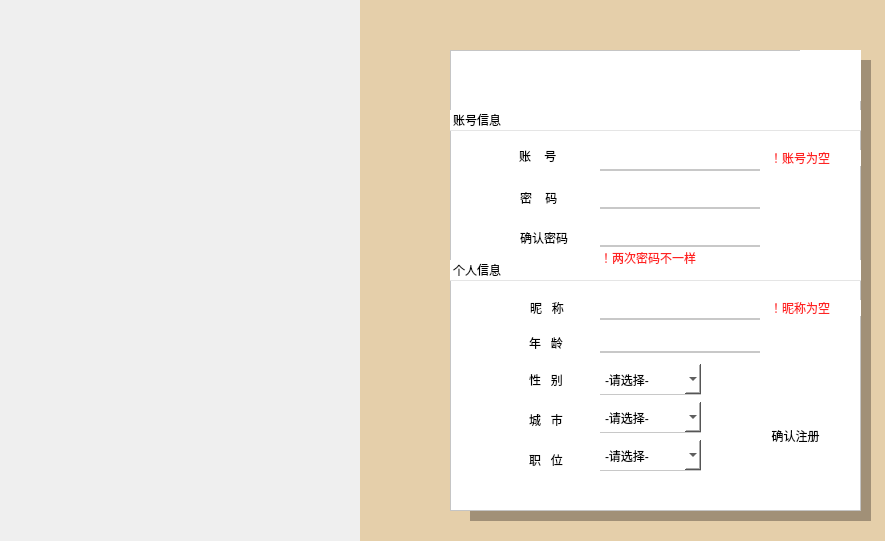
<?xml version="1.0" encoding="UTF-8"?>
<ui version="4.0">
 <class>Register</class>
 <widget class="QDialog" name="Register">
  <property name="geometry">
   <rect>
    <x>0</x>
    <y>0</y>
    <width>885</width>
    <height>541</height>
   </rect>
  </property>
  <property name="windowTitle">
   <string>Dialog</string>
  </property>
  <property name="styleSheet">
   <string notr="true">

QPushButton
{
 border:one;
font: normal 18px &quot;楷体&quot;;
color: rgb(76, 76, 76);
}


QLabel
{
	font: normal 15px &quot;Microsoft YaHei&quot;;
}
QLabel#label_9
{
	border:none;
	border-bottom:1px solid rgb(229,229,229);
	font: normal 18px &quot;Microsoft YaHei&quot;;
	color: rgb(193,193,193);
}
QLabel#label_10
{
	border:none;
	border-bottom:1px solid rgb(229,229,229);
	font: normal 18px &quot;Microsoft YaHei&quot;;
	color: rgb(193,193,193);
}
QPushButton#btnMin:hover
{
 
	background-color: rgba(204, 204, 204,100);
}
QPushButton#btnClose:hover
{
 
	background-color: rgb(255, 84, 57);
}
QPushButton#pushButton:hover
{
	background-color: rgba(229, 207, 170, 100);
	border-radius:10px;

}


QLineEdit
{
	border:none;
	border-bottom:2px solid rgb(200,200,200);

	font: normal 18px &quot;楷体&quot;;
	color: rgb(193,193,193);



}
QLineEdit:hover
{
	border-bottom:1px solid rgb(193,193,193);

}
QLineEdit:focus
{
	border-bottom:1px solid rgb(18,183,245);

}
QComboBox
{
	border:none;
	border-bottom:1px solid rgb(200,200,200);
	font:normal 12px &quot;Microsoft YaHei&quot;;
}
QComboBox:hover
{
	
	border-bottom:1px solid rgb(193,193,193);
	font:normal 12px &quot;Microsoft YaHei&quot;;
}

QComboBox::drop-down
{
	min-width:25px;
	
	
	border-image: url(:/imge_login/drop-down.png);

}
QComboBox::drop-down:hover
{
	min-width:25px;
	
	
	
	border-image: url(:/imge_login/drop-down-hover.png);

}
QScrollBar:horizontal{

       width:8px; 

       padding-top:0px;

       padding-bottom:0px;

       padding-right:0px;

       padding-left:0px;

       background: #000000;

       border-radius:100px;

}

QScrollBar::handle:horizontal{

       background:#E5E5E5;

       width:8px;

       border: 0px solid #E5E5E5;

       min-height:20px;

       border-radius:100px;

}

QScrollBar::handle:horizontal:normal{

       background:#F5F5F5;

       width:8px;

       border: 0px solid #E5E5E5;

       border-radius:100px;

}

QScrollBar::handle:horizontal:hover{

       background:#E6E6E6;

       width:8px;

       border: 0px solid #E5E5E5;

       border-radius:100px;

}

QScrollBar::handle:horizontal:pressed{

       background:#CCCCCC;

       width:8px;

       border: 0px solid #E5E5E5;

       border-radius:100px;

}   
QLabel#label_7
{
	color: rgb(0,0,0);
	font:normal 10px &quot;Microsoft YaHei&quot;;
}
QLabel#label_8
{
	color: rgb(0,0,0);
	font:normal 10px &quot;Microsoft YaHei&quot;;
}
QLabel#label_16
{
	color: rgb(0,0,0);
	font:normal 10px &quot;Microsoft YaHei&quot;;
}</string>
  </property>
  <widget class="QFrame" name="frame">
   <property name="geometry">
    <rect>
     <x>450</x>
     <y>50</y>
     <width>411</width>
     <height>461</height>
    </rect>
   </property>
   <property name="styleSheet">
    <string notr="true">background-color: rgb(255, 255, 255);
</string>
   </property>
   <property name="frameShape">
    <enum>QFrame::StyledPanel</enum>
   </property>
   <property name="frameShadow">
    <enum>QFrame::Raised</enum>
   </property>
   <widget class="QComboBox" name="comboBox_3">
    <property name="geometry">
     <rect>
      <x>150</x>
      <y>390</y>
      <width>101</width>
      <height>31</height>
     </rect>
    </property>
    <property name="minimumSize">
     <size>
      <width>101</width>
      <height>31</height>
     </size>
    </property>
    <item>
     <property name="text">
      <string>-请选择-</string>
     </property>
    </item>
    <item>
     <property name="text">
      <string>教师</string>
     </property>
    </item>
    <item>
     <property name="text">
      <string>学生</string>
     </property>
    </item>
    <item>
     <property name="text">
      <string>公务员</string>
     </property>
    </item>
    <item>
     <property name="text">
      <string>律师/法务</string>
     </property>
    </item>
    <item>
     <property name="text">
      <string>计算机/通信</string>
     </property>
    </item>
    <item>
     <property name="text">
      <string>广告/传媒</string>
     </property>
    </item>
    <item>
     <property name="text">
      <string>医疗/护理</string>
     </property>
    </item>
    <item>
     <property name="text">
      <string>其他</string>
     </property>
    </item>
   </widget>
   <widget class="QComboBox" name="comboBox_2">
    <property name="geometry">
     <rect>
      <x>150</x>
      <y>352</y>
      <width>101</width>
      <height>31</height>
     </rect>
    </property>
    <property name="minimumSize">
     <size>
      <width>101</width>
      <height>31</height>
     </size>
    </property>
    <property name="maximumSize">
     <size>
      <width>101</width>
      <height>16777215</height>
     </size>
    </property>
    <item>
     <property name="text">
      <string>-请选择-</string>
     </property>
    </item>
    <item>
     <property name="text">
      <string>北京</string>
     </property>
    </item>
    <item>
     <property name="text">
      <string>天津</string>
     </property>
    </item>
    <item>
     <property name="text">
      <string>河北</string>
     </property>
    </item>
    <item>
     <property name="text">
      <string>辽宁</string>
     </property>
    </item>
    <item>
     <property name="text">
      <string>吉林</string>
     </property>
    </item>
    <item>
     <property name="text">
      <string>黑龙江</string>
     </property>
    </item>
    <item>
     <property name="text">
      <string>山东</string>
     </property>
    </item>
    <item>
     <property name="text">
      <string>江苏</string>
     </property>
    </item>
    <item>
     <property name="text">
      <string>上海</string>
     </property>
    </item>
    <item>
     <property name="text">
      <string>浙江</string>
     </property>
    </item>
    <item>
     <property name="text">
      <string>安徽</string>
     </property>
    </item>
    <item>
     <property name="text">
      <string>福建</string>
     </property>
    </item>
    <item>
     <property name="text">
      <string>江西</string>
     </property>
    </item>
    <item>
     <property name="text">
      <string>广东</string>
     </property>
    </item>
    <item>
     <property name="text">
      <string>广西</string>
     </property>
    </item>
    <item>
     <property name="text">
      <string>海南</string>
     </property>
    </item>
    <item>
     <property name="text">
      <string>河南</string>
     </property>
    </item>
    <item>
     <property name="text">
      <string>湖南</string>
     </property>
    </item>
    <item>
     <property name="text">
      <string>湖北</string>
     </property>
    </item>
    <item>
     <property name="text">
      <string>山西</string>
     </property>
    </item>
    <item>
     <property name="text">
      <string>内蒙古</string>
     </property>
    </item>
    <item>
     <property name="text">
      <string>宁夏</string>
     </property>
    </item>
    <item>
     <property name="text">
      <string>青海</string>
     </property>
    </item>
    <item>
     <property name="text">
      <string>陕西</string>
     </property>
    </item>
    <item>
     <property name="text">
      <string>甘肃</string>
     </property>
    </item>
    <item>
     <property name="text">
      <string>新疆</string>
     </property>
    </item>
    <item>
     <property name="text">
      <string>四川</string>
     </property>
    </item>
    <item>
     <property name="text">
      <string>贵州</string>
     </property>
    </item>
    <item>
     <property name="text">
      <string>云南</string>
     </property>
    </item>
    <item>
     <property name="text">
      <string>重庆</string>
     </property>
    </item>
    <item>
     <property name="text">
      <string>西藏</string>
     </property>
    </item>
    <item>
     <property name="text">
      <string>香港</string>
     </property>
    </item>
    <item>
     <property name="text">
      <string>澳门</string>
     </property>
    </item>
    <item>
     <property name="text">
      <string>台湾</string>
     </property>
    </item>
   </widget>
   <widget class="QLabel" name="label_2">
    <property name="geometry">
     <rect>
      <x>70</x>
      <y>140</y>
      <width>64</width>
      <height>16</height>
     </rect>
    </property>
    <property name="text">
     <string>密    码</string>
    </property>
   </widget>
   <widget class="QLabel" name="label_12">
    <property name="geometry">
     <rect>
      <x>79</x>
      <y>322</y>
      <width>48</width>
      <height>16</height>
     </rect>
    </property>
    <property name="text">
     <string>性   别</string>
    </property>
   </widget>
   <widget class="QLabel" name="label_10">
    <property name="geometry">
     <rect>
      <x>0</x>
      <y>210</y>
      <width>411</width>
      <height>21</height>
     </rect>
    </property>
    <property name="styleSheet">
     <string notr="true">color: rgb(0,0,0);</string>
    </property>
    <property name="text">
     <string>个人信息</string>
    </property>
   </widget>
   <widget class="QLabel" name="label_6">
    <property name="geometry">
     <rect>
      <x>350</x>
      <y>0</y>
      <width>61</width>
      <height>51</height>
     </rect>
    </property>
    <property name="styleSheet">
     <string notr="true"/>
    </property>
    <property name="text">
     <string/>
    </property>
    <property name="pixmap">
     <pixmap>:/new/prefix1/owl.png</pixmap>
    </property>
   </widget>
   <widget class="QLabel" name="label_3">
    <property name="geometry">
     <rect>
      <x>70</x>
      <y>180</y>
      <width>64</width>
      <height>16</height>
     </rect>
    </property>
    <property name="text">
     <string>确认密码</string>
    </property>
   </widget>
   <widget class="QLabel" name="label_9">
    <property name="geometry">
     <rect>
      <x>0</x>
      <y>60</y>
      <width>411</width>
      <height>21</height>
     </rect>
    </property>
    <property name="styleSheet">
     <string notr="true">color: rgb(0,0,0);</string>
    </property>
    <property name="text">
     <string>账号信息</string>
    </property>
   </widget>
   <widget class="QLabel" name="label_13">
    <property name="geometry">
     <rect>
      <x>79</x>
      <y>402</y>
      <width>71</width>
      <height>16</height>
     </rect>
    </property>
    <property name="text">
     <string>职   位</string>
    </property>
   </widget>
   <widget class="QLabel" name="label">
    <property name="geometry">
     <rect>
      <x>69</x>
      <y>98</y>
      <width>64</width>
      <height>16</height>
     </rect>
    </property>
    <property name="text">
     <string>账    号</string>
    </property>
   </widget>
   <widget class="QLabel" name="label_5">
    <property name="geometry">
     <rect>
      <x>79</x>
      <y>362</y>
      <width>48</width>
      <height>16</height>
     </rect>
    </property>
    <property name="text">
     <string>城   市</string>
    </property>
   </widget>
   <widget class="QComboBox" name="comboBox">
    <property name="geometry">
     <rect>
      <x>150</x>
      <y>314</y>
      <width>101</width>
      <height>31</height>
     </rect>
    </property>
    <property name="minimumSize">
     <size>
      <width>101</width>
      <height>31</height>
     </size>
    </property>
    <property name="currentText">
     <string>-请选择-</string>
    </property>
    <item>
     <property name="text">
      <string>-请选择-</string>
     </property>
    </item>
    <item>
     <property name="text">
      <string>男</string>
     </property>
    </item>
    <item>
     <property name="text">
      <string>女</string>
     </property>
    </item>
   </widget>
   <widget class="QLabel" name="label_11">
    <property name="geometry">
     <rect>
      <x>80</x>
      <y>250</y>
      <width>48</width>
      <height>16</height>
     </rect>
    </property>
    <property name="text">
     <string>昵   称</string>
    </property>
   </widget>
   <widget class="QLineEdit" name="lineEdit">
    <property name="geometry">
     <rect>
      <x>150</x>
      <y>276</y>
      <width>160</width>
      <height>27</height>
     </rect>
    </property>
    <property name="minimumSize">
     <size>
      <width>160</width>
      <height>27</height>
     </size>
    </property>
    <property name="styleSheet">
     <string notr="true">color: rgb(0,0,0);</string>
    </property>
   </widget>
   <widget class="QLineEdit" name="lineEdit_5">
    <property name="geometry">
     <rect>
      <x>150</x>
      <y>243</y>
      <width>160</width>
      <height>27</height>
     </rect>
    </property>
    <property name="minimumSize">
     <size>
      <width>160</width>
      <height>27</height>
     </size>
    </property>
    <property name="maximumSize">
     <size>
      <width>160</width>
      <height>27</height>
     </size>
    </property>
    <property name="styleSheet">
     <string notr="true">color: rgb(0,0,0);</string>
    </property>
   </widget>
   <widget class="QLabel" name="label_4">
    <property name="geometry">
     <rect>
      <x>79</x>
      <y>282</y>
      <width>51</width>
      <height>21</height>
     </rect>
    </property>
    <property name="text">
     <string>年   龄</string>
    </property>
   </widget>
   <widget class="QLineEdit" name="lineEdit_2">
    <property name="geometry">
     <rect>
      <x>150</x>
      <y>94</y>
      <width>160</width>
      <height>27</height>
     </rect>
    </property>
    <property name="minimumSize">
     <size>
      <width>160</width>
      <height>27</height>
     </size>
    </property>
    <property name="maximumSize">
     <size>
      <width>160</width>
      <height>27</height>
     </size>
    </property>
    <property name="styleSheet">
     <string notr="true">color: rgb(0,0,0);</string>
    </property>
    <property name="inputMask">
     <string/>
    </property>
    <property name="text">
     <string/>
    </property>
    <property name="placeholderText">
     <string/>
    </property>
   </widget>
   <widget class="QLineEdit" name="lineEdit_3">
    <property name="geometry">
     <rect>
      <x>150</x>
      <y>132</y>
      <width>160</width>
      <height>27</height>
     </rect>
    </property>
    <property name="minimumSize">
     <size>
      <width>160</width>
      <height>27</height>
     </size>
    </property>
    <property name="maximumSize">
     <size>
      <width>160</width>
      <height>27</height>
     </size>
    </property>
    <property name="styleSheet">
     <string notr="true">color: rgb(0,0,0);</string>
    </property>
    <property name="echoMode">
     <enum>QLineEdit::Password</enum>
    </property>
   </widget>
   <widget class="QLineEdit" name="lineEdit_4">
    <property name="geometry">
     <rect>
      <x>150</x>
      <y>170</y>
      <width>160</width>
      <height>27</height>
     </rect>
    </property>
    <property name="minimumSize">
     <size>
      <width>160</width>
      <height>27</height>
     </size>
    </property>
    <property name="maximumSize">
     <size>
      <width>160</width>
      <height>27</height>
     </size>
    </property>
    <property name="styleSheet">
     <string notr="true">color: rgb(0,0,0);</string>
    </property>
    <property name="echoMode">
     <enum>QLineEdit::Password</enum>
    </property>
   </widget>
   <widget class="QLabel" name="label_7">
    <property name="geometry">
     <rect>
      <x>150</x>
      <y>200</y>
      <width>121</width>
      <height>16</height>
     </rect>
    </property>
    <property name="styleSheet">
     <string notr="true">color: rgb(255, 34, 34);</string>
    </property>
    <property name="text">
     <string>！两次密码不一样</string>
    </property>
   </widget>
   <widget class="QLabel" name="label_8">
    <property name="geometry">
     <rect>
      <x>320</x>
      <y>100</y>
      <width>121</width>
      <height>16</height>
     </rect>
    </property>
    <property name="styleSheet">
     <string notr="true">color: rgb(255, 34, 34);</string>
    </property>
    <property name="text">
     <string>！账号为空</string>
    </property>
   </widget>
   <widget class="QLabel" name="label_16">
    <property name="geometry">
     <rect>
      <x>320</x>
      <y>250</y>
      <width>121</width>
      <height>16</height>
     </rect>
    </property>
    <property name="styleSheet">
     <string notr="true">color: rgb(255, 34, 34);</string>
    </property>
    <property name="text">
     <string>！昵称为空</string>
    </property>
   </widget>
   <zorder>comboBox_3</zorder>
   <zorder>comboBox_2</zorder>
   <zorder>label_2</zorder>
   <zorder>label_12</zorder>
   <zorder>label_10</zorder>
   <zorder>label_3</zorder>
   <zorder>label_9</zorder>
   <zorder>label_13</zorder>
   <zorder>label</zorder>
   <zorder>label_5</zorder>
   <zorder>comboBox</zorder>
   <zorder>label_11</zorder>
   <zorder>lineEdit</zorder>
   <zorder>lineEdit_5</zorder>
   <zorder>label_4</zorder>
   <zorder>lineEdit_2</zorder>
   <zorder>lineEdit_3</zorder>
   <zorder>lineEdit_4</zorder>
   <zorder>label_6</zorder>
   <zorder>label_7</zorder>
   <zorder>label_8</zorder>
   <zorder>label_16</zorder>
  </widget>
  <widget class="QLabel" name="label_14">
   <property name="geometry">
    <rect>
     <x>360</x>
     <y>-10</y>
     <width>581</width>
     <height>661</height>
    </rect>
   </property>
   <property name="maximumSize">
    <size>
     <width>1666666</width>
     <height>16777215</height>
    </size>
   </property>
   <property name="styleSheet">
    <string notr="true">background-color: rgb(229, 207, 170);</string>
   </property>
   <property name="text">
    <string/>
   </property>
  </widget>
  <widget class="QPushButton" name="btnClose">
   <property name="geometry">
    <rect>
     <x>850</x>
     <y>0</y>
     <width>31</width>
     <height>31</height>
    </rect>
   </property>
   <property name="minimumSize">
    <size>
     <width>31</width>
     <height>31</height>
    </size>
   </property>
   <property name="maximumSize">
    <size>
     <width>31</width>
     <height>31</height>
    </size>
   </property>
   <property name="styleSheet">
    <string notr="true">image: url(:/imge_login/close.png);</string>
   </property>
   <property name="text">
    <string/>
   </property>
  </widget>
  <widget class="QPushButton" name="btnMin">
   <property name="geometry">
    <rect>
     <x>820</x>
     <y>0</y>
     <width>32</width>
     <height>32</height>
    </rect>
   </property>
   <property name="minimumSize">
    <size>
     <width>32</width>
     <height>32</height>
    </size>
   </property>
   <property name="maximumSize">
    <size>
     <width>32</width>
     <height>32</height>
    </size>
   </property>
   <property name="styleSheet">
    <string notr="true">image: url(:/imge_login/min.png);</string>
   </property>
   <property name="text">
    <string/>
   </property>
  </widget>
  <widget class="QLabel" name="label_15">
   <property name="geometry">
    <rect>
     <x>470</x>
     <y>60</y>
     <width>401</width>
     <height>461</height>
    </rect>
   </property>
   <property name="styleSheet">
    <string notr="true">background-color: rgb(161, 144, 119);</string>
   </property>
   <property name="text">
    <string/>
   </property>
  </widget>
  <widget class="ImageViewLabel" name="imagelabel">
   <property name="geometry">
    <rect>
     <x>0</x>
     <y>-40</y>
     <width>531</width>
     <height>561</height>
    </rect>
   </property>
   <property name="text">
    <string/>
   </property>
  </widget>
  <widget class="QPushButton" name="pushButton">
   <property name="geometry">
    <rect>
     <x>750</x>
     <y>410</y>
     <width>91</width>
     <height>51</height>
    </rect>
   </property>
   <property name="styleSheet">
    <string notr="true">color: rgb(0,0,0);</string>
   </property>
   <property name="text">
    <string>确认注册</string>
   </property>
  </widget>
  <widget class="QLabel" name="label_18">
   <property name="geometry">
    <rect>
     <x>594</x>
     <y>35</y>
     <width>121</width>
     <height>111</height>
    </rect>
   </property>
   <property name="styleSheet">
    <string notr="true">border-image: url(:/imge_login/cwhite.png);</string>
   </property>
   <property name="text">
    <string/>
   </property>
  </widget>
  <widget class="QPushButton" name="addhs">
   <property name="geometry">
    <rect>
     <x>624</x>
     <y>70</y>
     <width>51</width>
     <height>51</height>
    </rect>
   </property>
   <property name="styleSheet">
    <string notr="true"/>
   </property>
   <property name="text">
    <string/>
   </property>
  </widget>
  <widget class="QLabel" name="label_17">
   <property name="geometry">
    <rect>
     <x>619</x>
     <y>65</y>
     <width>61</width>
     <height>61</height>
    </rect>
   </property>
   <property name="styleSheet">
    <string notr="true">border-image: url(:/images/emoji/add.png);</string>
   </property>
   <property name="text">
    <string/>
   </property>
  </widget>
  <zorder>label_14</zorder>
  <zorder>btnClose</zorder>
  <zorder>btnMin</zorder>
  <zorder>label_15</zorder>
  <zorder>frame</zorder>
  <zorder>pushButton</zorder>
  <zorder>imagelabel</zorder>
  <zorder>label_18</zorder>
  <zorder>label_17</zorder>
  <zorder>addhs</zorder>
 </widget>
 <customwidgets>
  <customwidget>
   <class>ImageViewLabel</class>
   <extends>QLabel</extends>
   <header>imageviewlabel.h</header>
  </customwidget>
 </customwidgets>
 <resources/>
 <connections/>
</ui>
